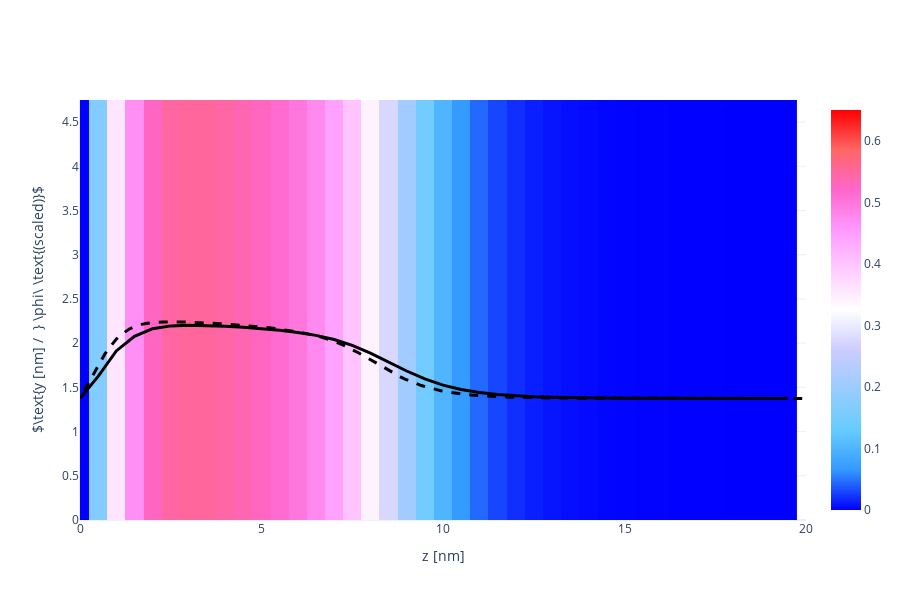

The notebook cell saved with this chart:
### Code cell
X, Y, Z = np.array(phAr.iloc[:,0]), np.array(phAr.iloc[:,1]), np.array(phAr.iloc[:,2])
vol = np.array(phAr.iloc[:,3])

Lz_max = 20
vol = vol[Z < Lz_max]
X = X[Z < Lz_max]
Y = Y[Z < Lz_max]
Z = Z[Z < Lz_max]

Nz_new = int(len(Z)/Nx/Ny)
x = [X[i*Ny*Nz_new] for i in range(Nx)]
y = [Y[j*Nz_new]    for j in range(Ny)]
z = [Z[k]           for k in range(Nz_new)]

xslice = 10
islice = int(xslice*(x[1]-x[0]))
vol = np.array([vol[(islice*Ny+j)*Nz_new+k] for j in range(Ny) for k in range(Nz_new)]).reshape(Ny, Nz_new)

import plotly.graph_objects as go
heatmap = go.Heatmap(
            x=z, y=y, z=vol,
            zmin = 0.0, zmax = 0.65,
            colorscale= 'Picnic'
          )
scatter = go.Scatter(
            x = z,
            y = 1.5*vol[int(Ny/2), :] + max(y)/2-1,
            line = dict(color='black', width=3)
          )

fname = GIT+'ph_a000x075s002_1D.dat'
df = pd.read_csv(fname, sep="\s+", skiprows=0)
a000x075_1d = pd.DataFrame([df.iloc[:,0], df.iloc[:,1]], index=['z', 'pha']).T

reference = go.Scatter(
                x = a000x075_1d.z,
                y = 1.5*a000x075_1d.pha + max(y)/2-1,
                line = dict(color='black', width=3, dash='dash')
            )

layout = go.Layout( xaxis_range = [0, Lz_max], yaxis_range = [0, y[-1]],
                    yaxis_title = r'$\text{y [nm] /  } \phi\ \text{(scaled)}$', xaxis_title = 'z [nm]',
                    scene_xaxis_showticklabels=True,
                    scene_yaxis_showticklabels=True,
                    scene_zaxis_showticklabels=True,
                    showlegend = False,
                    template='plotly_white', width=900, height=600)
fig = go.Figure(data = [heatmap, scatter, reference], layout = layout)
fig.show()

### Figure 1 — Plotly figure (JSON) as saved in the notebook; plotly's stock layout.template omitted (floating-point values rounded to 4 significant figures; data arrays with more than 128 entries replaced by an {"elided": "..."} marker saying what was removed)
{"data": [{"colorscale": [[0, "rgb(0,0,255)"], [0.1, "rgb(51,153,255)"], [0.2, "rgb(102,204,255)"], [0.3, "rgb(153,204,255)"], [0.4, "rgb(204,204,255)"], [0.5, "rgb(255,255,255)"], [0.6, "rgb(255,204,255)"], [0.7, "rgb(255,153,255)"], [0.8, "rgb(255,102,204)"], [0.9, "rgb(255,102,102)"], [1, "rgb(255,0,0)"]], "type": "heatmap", "x": [0, 0.5, 1, 1.5, 2, 2.5, 3, 3.5, 4, 4.5, 5, 5.5, 6, 6.5, 7, 7.5, 8, 8.5, 9, 9.5, 10, 10.5, 11, 11.5, 12, 12.5, 13, 13.5, 14, 14.5, 15, 15.5, 16, 16.5, 17, 17.5, 18, 18.5, 19, 19.5], "y": [0, 0.25, 0.5, 0.75, 1, 1.25, 1.5, 1.75, 2, 2.25, 2.5, 2.75, 3, 3.25, 3.5, 3.75, 4, 4.25, 4.5, 4.75], "z": {"elided": "20x40 float values"}, "zmax": 0.65, "zmin": 0}, {"line": {"color": "black", "width": 3}, "type": "scatter", "x": [0, 0.5, 1, 1.5, 2, 2.5, 3, 3.5, 4, 4.5, 5, 5.5, 6, 6.5, 7, 7.5, 8, 8.5, 9, 9.5, 10, 10.5, 11, 11.5, 12, 12.5, 13, 13.5, 14, 14.5, 15, 15.5, 16, 16.5, 17, 17.5, 18, 18.5, 19, 19.5], "y": [1.375, 1.624, 1.912, 2.077, 2.164, 2.195, 2.203, 2.2, 2.192, 2.181, 2.165, 2.146, 2.122, 2.088, 2.041, 1.975, 1.888, 1.787, 1.685, 1.596, 1.526, 1.476, 1.442, 1.42, 1.405, 1.395, 1.388, 1.384, 1.381, 1.379, 1.378, 1.377, 1.376, 1.376, 1.376, 1.375, 1.375, 1.375, 1.375, 1.375]}, {"line": {"color": "black", "dash": "dash", "width": 3}, "type": "scatter", "x": {"elided": "440 float values"}, "y": {"elided": "440 float values"}}], "layout": {"height": 600, "scene": {"xaxis": {"showticklabels": true}, "yaxis": {"showticklabels": true}, "zaxis": {"showticklabels": true}}, "showlegend": false, "width": 900, "xaxis": {"range": [0, 20], "title": {"text": "z [nm]"}, "type": "linear"}, "yaxis": {"range": [0, 4.75], "title": {"text": "$\\text{y [nm] /  } \\phi\\ \\text{(scaled)}$"}, "type": "linear"}}}
